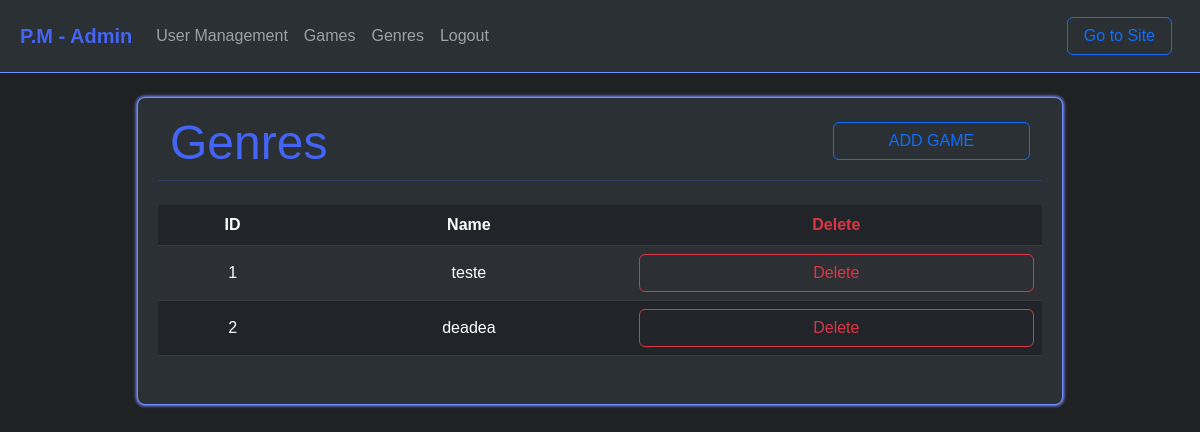
The app's page /admin/management/genres (signed in), older data.
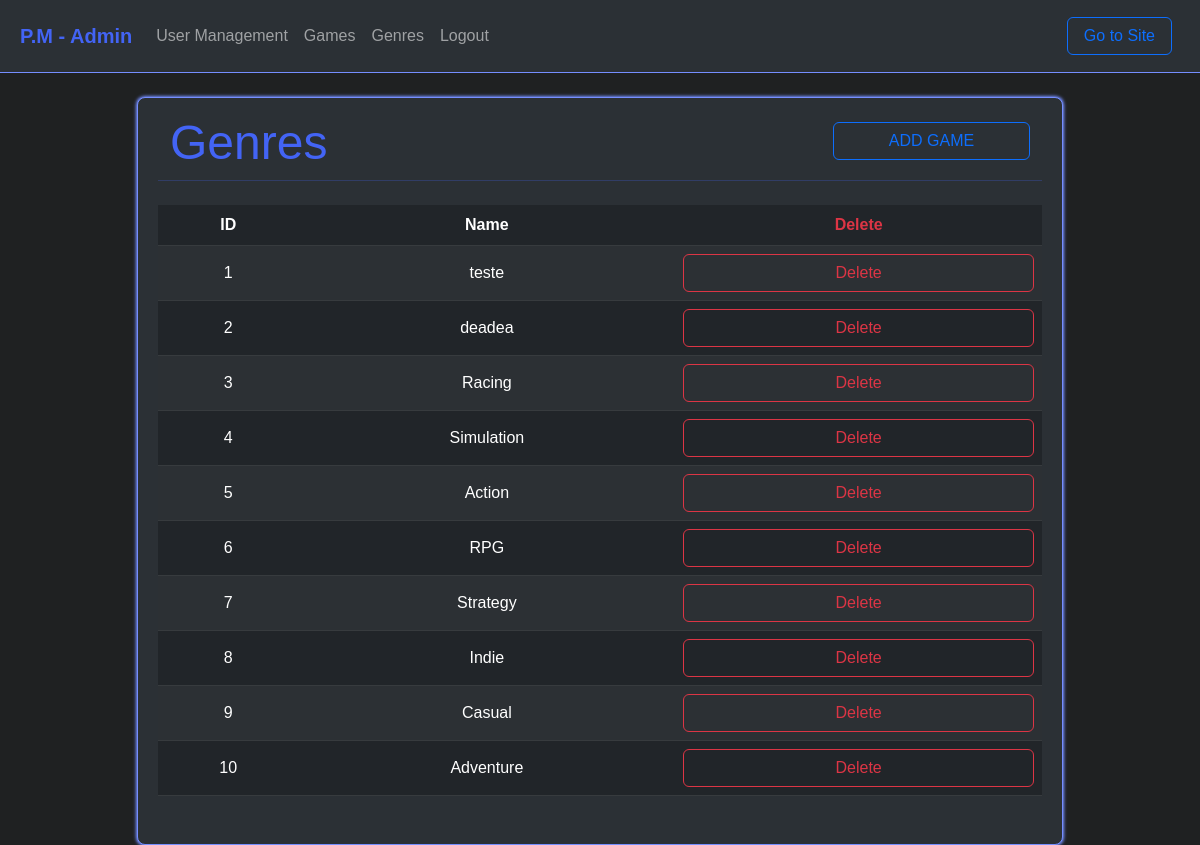
The same page, newer data.
### price_minder/routes/backend/games_management/models.py (models this page shows)
class Genre(db.Model):
    id = db.Column(db.Integer, primary_key=True)
    name = db.Column(db.String(200), unique = True, nullable = False)

### price_minder/routes/backend/games_management/routes.py (the view)
@management.route('/genres')
@login_required
def genres_management_index():
    if not check_permission():
        flash("You don't have permissions to view this area", "danger")
        return redirect(url_for('pages.index_pages'))
    title = "Genres List"
    genres = Genre.query.all()
    return render_template('./backend/games-management/genres/genres_list.html', title = title, genres = genres)

### price_minder/routes/backend/games_management/routes.py (called while the page is built)
def check_permission():
    if current_user.level >= 2: return True
    return False

### price_minder/routes/frontend/users/models.py (called while the page is built)
@login_manager.user_loader
def user_loader(user_id):
    return User.query.get(user_id)

### price_minder/templates/backend/games-management/genres/genres_list.html
{% extends "./backend/base.html" %} {% block content %}
<div class="container-color mt-4">
  <div class="row">
    <div class="col">
      <div class="display-5 mt-3 fw-medium blue-font text-start">Genres</div>
    </div>
    <div class="col-3 mt-4">
      <a
        href="{{url_for('games_management.genres_management_add')}}"
        class="btn btn-outline-primary form-control"
        >ADD GAME</a
      >
    </div>
    <hr class="blue-font mt-2 mb-4" />
  </div>
  <div class="row">
    <table
      class="text-center table table-dark align-middle table-striped table-hover"
    >
      <thead>
        <th>ID</th>
        <th>Name</th>
        <th class="text-center text-danger">Delete</th>
      </thead>
      {% for genre in genres %}
      <tr>
        <td>{{genre.id}}</td>
        <td>{{genre.name}}</td>
        <td>
          <form
            action="{{url_for('games_management.genres_management_del', id=genre.id)}}"
            method="POST"
          >
            <input
              type="submit"
              class="form-control btn btn-outline-danger"
              value="Delete"
            />
          </form>
        </td>
      </tr>
      {% endfor %}
    </table>
  </div>
</div>
{% endblock %}

### price_minder/templates/backend/base.html (shortened to what this page needs)
<!DOCTYPE html>
<html lang="en">
  <head>
    <link
      rel="stylesheet"
      href="https://cdn.jsdelivr.net/npm/bootstrap-icons@1.10.5/font/bootstrap-icons.css"
    />
    <link
      href="https://cdn.jsdelivr.net/npm/bootstrap@5.3.0/dist/css/bootstrap.min.css"
      rel="stylesheet"
    />
    <link
      rel="stylesheet"
      href="{{url_for('static', filename='./css/styles.css')}}"
    />
  </head>
  <body>
    {% include './backend/components/navbar.html' %}
    <div class="container">
      <div class="row">
        <div class="col-1"></div>
        <div class="col-10">
          {% block content %} {% endblock %}
        </div>
      </div>
    </div>
  </body>
</html>

### price_minder/templates/backend/components/navbar.html (shortened to what this page needs)
<nav
  class="navbar navbar-expand-lg bg-body-tertiary bg-dark py-3"
  data-bs-theme="dark"
  style="border-bottom: 1px solid var(--blue-light-color)"
>
  <div class="container-fluid">
    <a
      class="navbar-brand ms-2 blue-font fw-bolder"
      href="{{url_for('admin.admin_index')}}"
      >P.M - Admin</a
    >
    <div class="collapse navbar-collapse" id="navbarSupportedContent">
      <ul class="navbar-nav me-auto mb-2 mb-lg-0">
        <li class="nav-item">
          <a
            class="nav-link"
            aria-current="page"
            href="{{url_for('admin_users.users')}}"
            >User Management</a
          >
        </li>
        <li class="nav-item">
          <a
            class="nav-link"
            aria-current="page"
            href="{{url_for('games_management.games_management_index')}}"
            >Games</a
          >
        </li>
        <li class="nav-item">
          <a
            class="nav-link"
            aria-current="page"
            href="{{url_for('games_management.genres_management_index')}}"
            >Genres</a
          >
        </li>
        <li class="nav-item">
          <form action="{{url_for('users.logout')}}" method="POST">
            <input type="submit" value="Logout" class="nav-link" />
          </form>
        </li>
      </ul>
      <a
        href="{{url_for('pages.index_pages')}}"
        class="btn btn-outline-primary px-3 me-3"
        type="submit"
        >Go to Site</a
      >
    </div>
  </div>
</nav>

### price_minder/static/css/styles.css (style rules this page uses)
:root { --dark-color: #1f2122; --dark-color-2: rgb(167, 167, 167); --container-color: #2b3035; --blue-color: rgb(67, 100, 245); --blue-color-2: #1e1aa1; --blue-color-unfocus: #4f4bc0; --blue-light-color: rgb(117, 142, 255); --dark-blue-color: #5b7ae2; --font-color: #e7e8ee; --font-color-placeholder: #325c8bcb; --danger-color: #ff6b6b; --warning-color: #ffc46b; --success-color: #6bff84; }
body { font-family: sans-serif; padding: 0; margin: 0; background-color: var(--dark-color); color: var(--font-color); }
.blue-font { color: var(--blue-color); }
.container-color { background-color: var(--container-color); padding: 0 2em 2em 2em; border-radius: 0.5em; border: 1px solid var(--blue-light-color); box-shadow: 0 0 0.2em 0.07em var(--blue-light-color); }

Row changes from the older to the newer data that the page shows:
added Genre: id "3", name "Racing"
added Genre: id "4", name "Simulation"
added Genre: id "5", name "Action"
added Genre: id "6", name "RPG"
added Genre: id "7", name "Strategy"
added Genre: id "8", name "Indie"
added Genre: id "9", name "Casual"
added Genre: id "10", name "Adventure"
